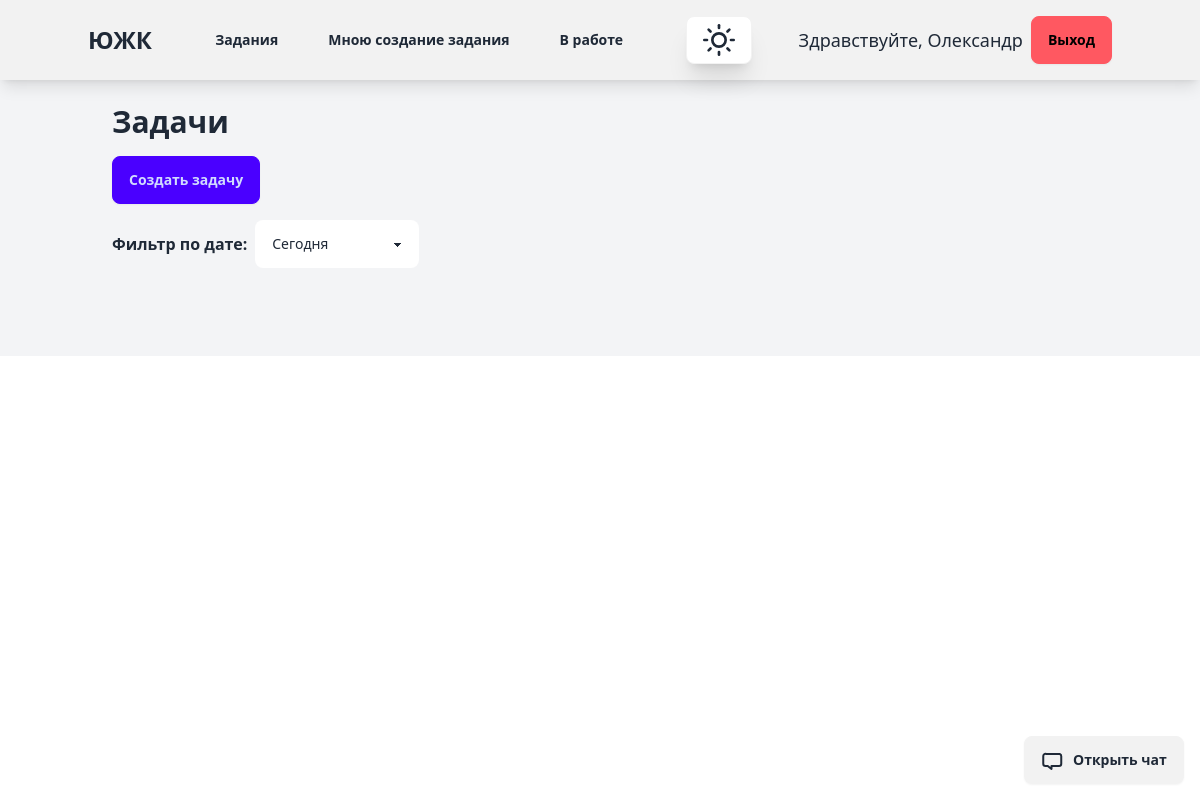
Page / (signed in) on the earlier database version.
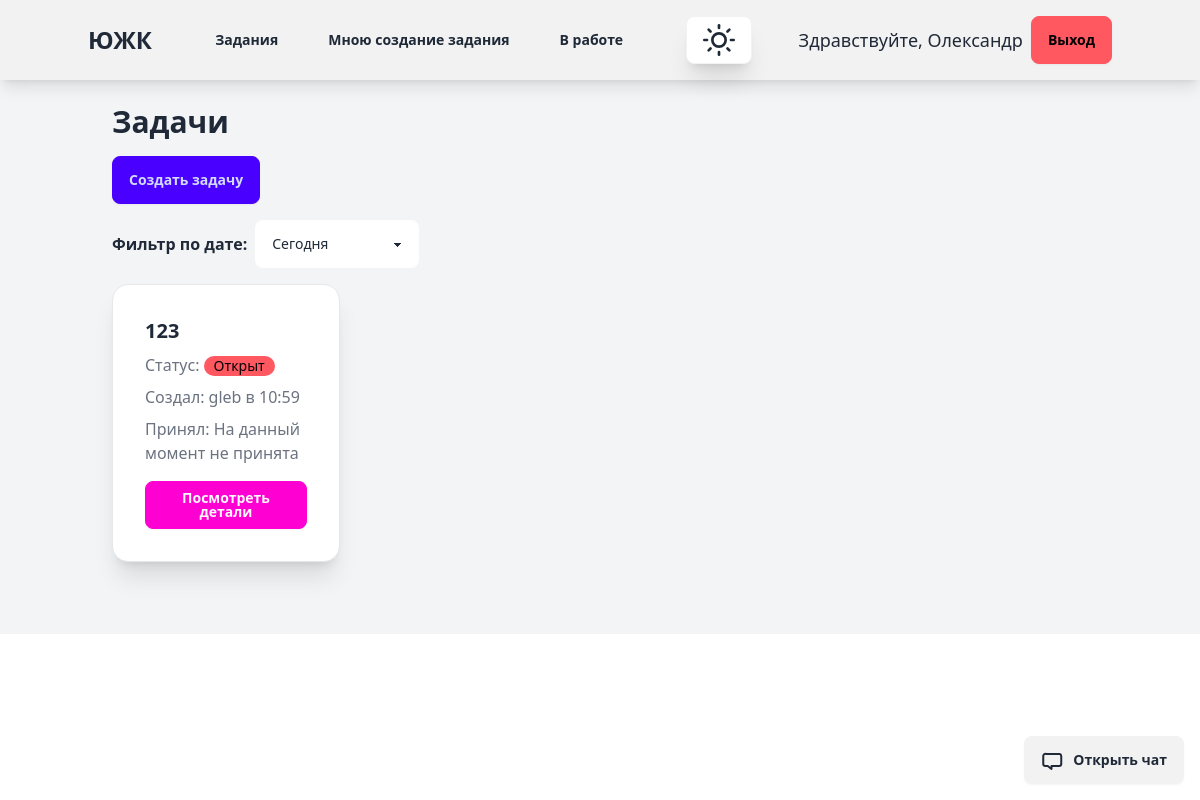
Same page on the later database version.
### tickets/models.py (models this page shows, shortened)
class Ticket(models.Model):
    STATUS_CHOICES = [
        ('open', 'Open'),
        ('in_progress', 'In Progress'),
        ('closed', 'Closed'),
    ]
    title = models.CharField(max_length=200)
    description = models.TextField()
    status = models.CharField(max_length=20, choices=STATUS_CHOICES, default='open')
    created_by = models.ForeignKey(CustomUser, on_delete=models.CASCADE, related_name='tickets_created')
    accepted_by = models.ForeignKey(CustomUser, on_delete=models.CASCADE, related_name='tickets_accepted', null=True,
                                    blank=True)
    department = models.ForeignKey(Department, on_delete=models.CASCADE, related_name='tickets', null=True, blank=True)
    position = models.ForeignKey(Position, on_delete=models.CASCADE, related_name='tickets', null=True, blank=True)
    screenshot = models.ImageField(upload_to='tickets/screenshots', null=True, blank=True)
    created_at = models.DateTimeField(auto_now_add=True)
    accepted_at = models.DateTimeField(null=True, blank=True)
    updated_at = models.DateTimeField(auto_now=True)

### account/models.py (models this page shows)
class CustomUser(AbstractUser):
    department = models.ForeignKey(Department, on_delete=models.SET_NULL, null=True, blank=True)
    position = models.ForeignKey(Position, on_delete=models.SET_NULL, null=True, blank=True, related_name="users")

### tickets/views.py (the view)
# urls.py: path('', views.ticket_list, name='ticket_list'),
@login_required
def ticket_list(request):
    user = request.user
    chat_id = None
    tickets = Ticket.objects.filter(
        department=user.department,
        position=user.position
    )
    time_filter = request.GET.get('time_filter', 'today')  # Default to 'today'
    if time_filter == 'today':
        tickets = tickets.filter(created_at__date=timezone.now().date())
    elif time_filter == 'week':
        start_of_week = timezone.now() - timedelta(days=timezone.now().weekday())
        tickets = tickets.filter(created_at__gte=start_of_week)
    elif time_filter == 'month':
        tickets = tickets.filter(created_at__year=timezone.now().year,
                                 created_at__month=timezone.now().month)
    chat = Chat.objects.filter(
        Q(ticket__accepted_by=user) | Q(ticket__created_by=user)
    ).first()
    chat_id = chat.ticket.id if chat else None
    return render(request, 'tickets/ticket_list.html', {
        'tickets': tickets,
        'chat_id': chat_id
    })

### templates/tickets/ticket_list.html (shortened to what this page needs)
{% extends "blog/base.html" %}
{% block content1 %}
<div class="container mx-auto p-6">
    <h2 class="text-3xl font-bold mb-4">Задачи</h2>
    <a href="{% url 'tickets:create_ticket' %}" class="btn btn-primary mb-4">Создать задачу</a>
    <form method="get" class="mb-4">
        <div class="flex gap-2 items-center">
            <label class="font-semibold">Фильтр по дате:</label>
            <select name="time_filter" class="select select-bordered" onchange="this.form.submit()">
                <option value="today" {% if request.GET.time_filter == "today" %}selected{% endif %}>Сегодня</option>
            </select>
        </div>
    </form>
    <div id="ticket-container" class="transition-all duration-300 w-full lg:w-3/4 pr-4">
        <div class="grid grid-cols-1 md:grid-cols-2 lg:grid-cols-3 gap-4">
            {% for ticket in tickets %}
            <div class="card bg-base-100 shadow-xl border border-gray-200" data-ticket-id="{{ ticket.id }}">
                <div class="card-body">
                    <h3 class="card-title text-xl font-semibold">{{ ticket.title }}</h3>
                    <p class="text-gray-500">Статус:
                        <span class="badge
                            {% if ticket.status == 'open' %}badge-error
                            {% elif ticket.status == 'in_progress' %}badge-warning
                            {% else %}badge-success
                            {% endif %}">
                            {% if ticket.status == 'open' %}Открыт
                            {% elif ticket.status == 'in_progress' %}В процессе
                            {% else %}Закрыт
                            {% endif %}
                        </span>
                    </p>
                    <p class="text-gray-500">Создал:
                        {{ ticket.created_by.username }} в {{ ticket.created_at|date:"H:i" }}
                    </p>
                    <p class="text-gray-500">Принял:
                        {% if ticket.accepted_by %}
                            {{ ticket.accepted_by.username }} в {{ ticket.accepted_at|date:"H:i" }}
                        {% else %}
                            {{ ticket.accepted_by.username|default:"На данный момент не принята" }}
                        {% endif %}
                    </p>
                    <a href="{% url 'tickets:ticket_detail' ticket.id %}" class="btn btn-secondary mt-2">Посмотреть детали</a>
                </div>
            </div>
            {% endfor %}
        </div>
    </div>
</div>
{% if chat_id %}
    <button id="open-chat-btn" class="btn btn-accent open-chat fixed bottom-4 right-4" class="btn btn-accent fixed bottom-4 right-4" data-ticket-id="{{ chat_id }}">
        <span>Открыть чат</span>
    </button>
{% else %}
    <p>Чат не найден</p>
{% endif %}
{% endblock %}

Differences in the rows shown:
added Ticket: title "123", status "Открыт", created_by.username "gleb", created_at "10:59", accepted_by.username "На данный момент не принята"
